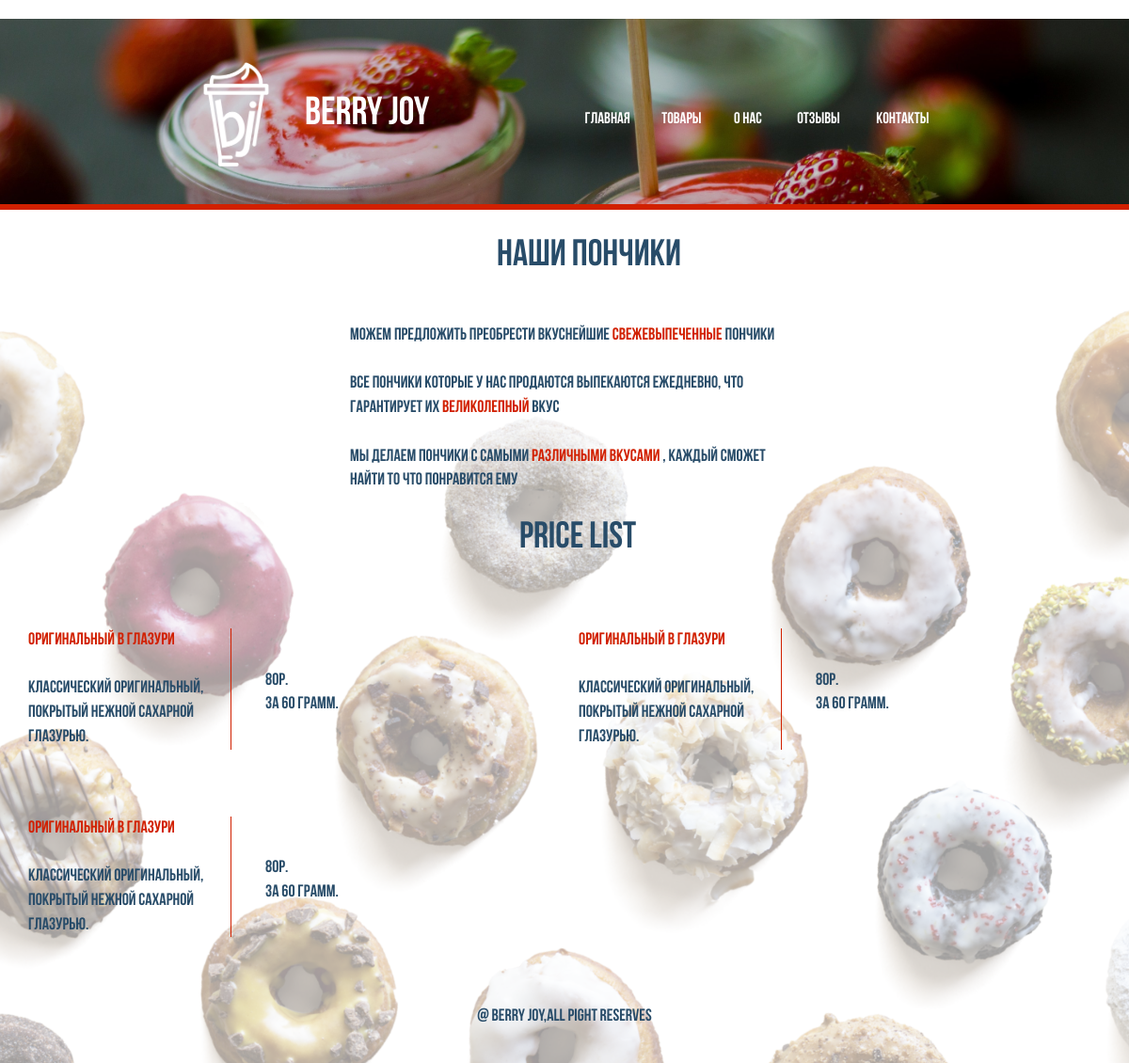
The app's page /main/doughnut with its own data.
### main/models.py (models this page shows, shortened)
class Doughnut(models.Model):
    name = models.CharField(max_length = 120)
    text = models.TextField()
    price = models.IntegerField()
    mass = models.IntegerField()

### main/templates/main/Doughnut/index.html (shortened to what this page needs)
﻿<!DOCTYPE html>
<html lang="en">
<head>
    <link rel="stylesheet" type="text/css" href="/static/style_Doughnut.css">
    <link rel="stylesheet" type="text/css" href="/static/style14.css">
    <link rel="stylesheet" href="/static/animate.css">
</head>
<body>
    <div class="all wow slideInLeft" data-wow-duration="1s" data-wow-offset="200">
        <div class="header">
            <div class="back_image">
                <img style="border-bottom: 0.5vw solid #d12000" src="/static/Content/header_back_image3.jpg" alt="" id="back_image_image">
            </div>
            <div class="logo_block">
                <a href="../Main/index.html">
                    <p style="margin-top:3.5vw" class="logo_text">Berry Joy</p>
                </a>
            </div>
            <div class="logo_png">
                <img src="/static/Content/Berry_Joy_logo.png" alt="" id="logo_png_image">
            </div>
            <div id="navigation_menu">
                <nav>
                    <a href="main" id="Home">Главная</a>
                    <a href="product" id="Services">Товары</a>
                    <a href="about" id="Aboutus">О нас</a>
                    <a href="comment" id="Portfolio">Отзывы</a>
                    <a href="contact" id="Contact">Контакты</a>
                </nav>
            </div>
        </div>
        <div class="block_1">
            <p class="main_text">
                Можем предложить преобрести вкуснейшие <span id="neader_title_mini_text_red"> свежевыпеченные </span>  пончики
                <br><br>Все пончики которые у нас продаются выпекаются ежедневно, что гарантирует их  <span id="neader_title_mini_text_red"> великолепный</span> вкус <br><br> Мы делаем пончики с самыми <span id="neader_title_mini_text_red">различными вкусами </span> , каждый сможет найти то что понравится ему
            </p>
            <div class="about_block">
                <img src="/static/Content/Donut-PNG-Transparent-Picture.png" style="opacity: 0.4;left:4vw;width: 120vw;z-index: 0;" alt="" id="info_logo">
                <p class="about_text">Наши пончики</p>
            </div>
        </div>
        <div style="top: -4vw;" class="block_1">
            <div class="about_block">
                <p style="left: 58.5vw" class="about_text">price list</p>
            </div>
        </div>
        <div style="padding-top: 54vw;z-index: 10" class="container">
            <div class="row">
                {% for post in object_list %}
                <div class="col-md-6">
                    <p style="left: 0;top: 0;width: 18vw;border-right: 0.1vw solid #d12000" class="main_text">
                        <span id="neader_title_mini_text_red"> {{post.name}} </span>
                        <br><br>{{post.text}}
                    </p>
                    <p style="left: 21vw;top: -8vw;width: 18vw;" class="main_text"> {{post.price}}р. <br> за {{post.mass}} грамм. </p>
                </div>
                {% endfor %}
            </div>
            <div style="text-align:center;" class="row">
                <div style="text-align:center;" class="col-md-4">
                </div>
                <div style="text-align:center;" class="col-md-4">
                    <p style="text-align:center;font-size: 1.5vw;font-family: BebasNeueBold;color: #284c69;z-index: 10;margin-bottom: 3vw">@ <span id="neader_title_mini_text_yellow"> Berry joy</span>,all pight reserves</p>
                </div>
                <div style="text-align:center;" class="col-md-4">
                </div>
            </div>
        </div>
    </div>
</body>
</html>

### main/static/style_Doughnut.css (style rules this page uses)
html, body { overflow-x: hidden; padding: 0px; margin: 0 auto; background-color: white; }
.all { position: relative; width: 100%; height: auto; margin: auto; overflow-y: hidden; overflow-x: hidden; }
#back_image_image { position: absolute; left: -1vw; width: 101vw; z-index: 1; }
.logo_text { font-size: 3.5vw; font-family: BebasNeueBold; color: rgb( 255, 255, 255 ); font-weight: bold; text-transform: uppercase; line-height: 0.4; text-align: left; position: absolute; left: 27vw; top: 4.3vw; width: 15vw; height: 5vw; z-index: 77; }
#logo_png_image { position: absolute; left: 15.8vw; top: 2.2vw; width: 10vw; z-index: 77; }
#navigation_menu { position: absolute; }
#Home, #Services, #Aboutus, #Portfolio, #Contact { display: block; margin: 1.3vw; font-family: BebasNeueBold; font-size: 1.4vw; color: white; text-decoration: none; z-index: 77; }
#Home { position: absolute; top: 6.6vw; left: 50.5vw; }
#Services { position: absolute; top: 6.6vw; left: 57.3vw; }
#Aboutus { position: absolute; top: 6.6vw; left: 63.7vw; width: 2.5vw; }
#Portfolio { position: absolute; top: 6.6vw; left: 69.3vw; }
#Contact { position: absolute; top: 6.6vw; left: 76.3vw; }
#neader_title_mini_text_red { color: #d12000; }
.block_1 { position: absolute; left: -15vw; top: -29vw; }
.main_text { position: relative; font-size: 1.5vw; font-family: BebasNeueBold; color: #284c69; top: 56vw; left: 46vw; background-color: transparent; width: 40vw; z-index: 10; }
.about_block { position: absolute; top: -40px; left: 30px; }
#info_logo { position: absolute; top: 55vw; left: 19.2vw; width: 35.5vw; z-index: 1; }
.about_text { position: absolute; top: 51vw; left: 56.5vw; width: 20vw; z-index: 1; font-size: 3.3vw; font-family: BebasNeueBold; color: #284c69; }

### main/templates/main/Doughnut/index.html (style rules this page uses)
.all { position: relative; width: 100%; height: auto; margin: auto; overflow-y: hidden; overflow-x: hidden; }
html,body { overflow-x: hidden; padding: 0px; margin: 0 auto; background-color: white; }

### records on screen
Doughnut: name "Оригинальный в глазури", text "Классический оригинальный, покрытый нежной сахарной глазурью.", price "80", mass "60"
Doughnut: name "Оригинальный в глазури", text "Классический оригинальный, покрытый нежной сахарной глазурью.", price "80", mass "60"
Doughnut: name "Оригинальный в глазури", text "Классический оригинальный, покрытый нежной сахарной глазурью.", price "80", mass "60"
